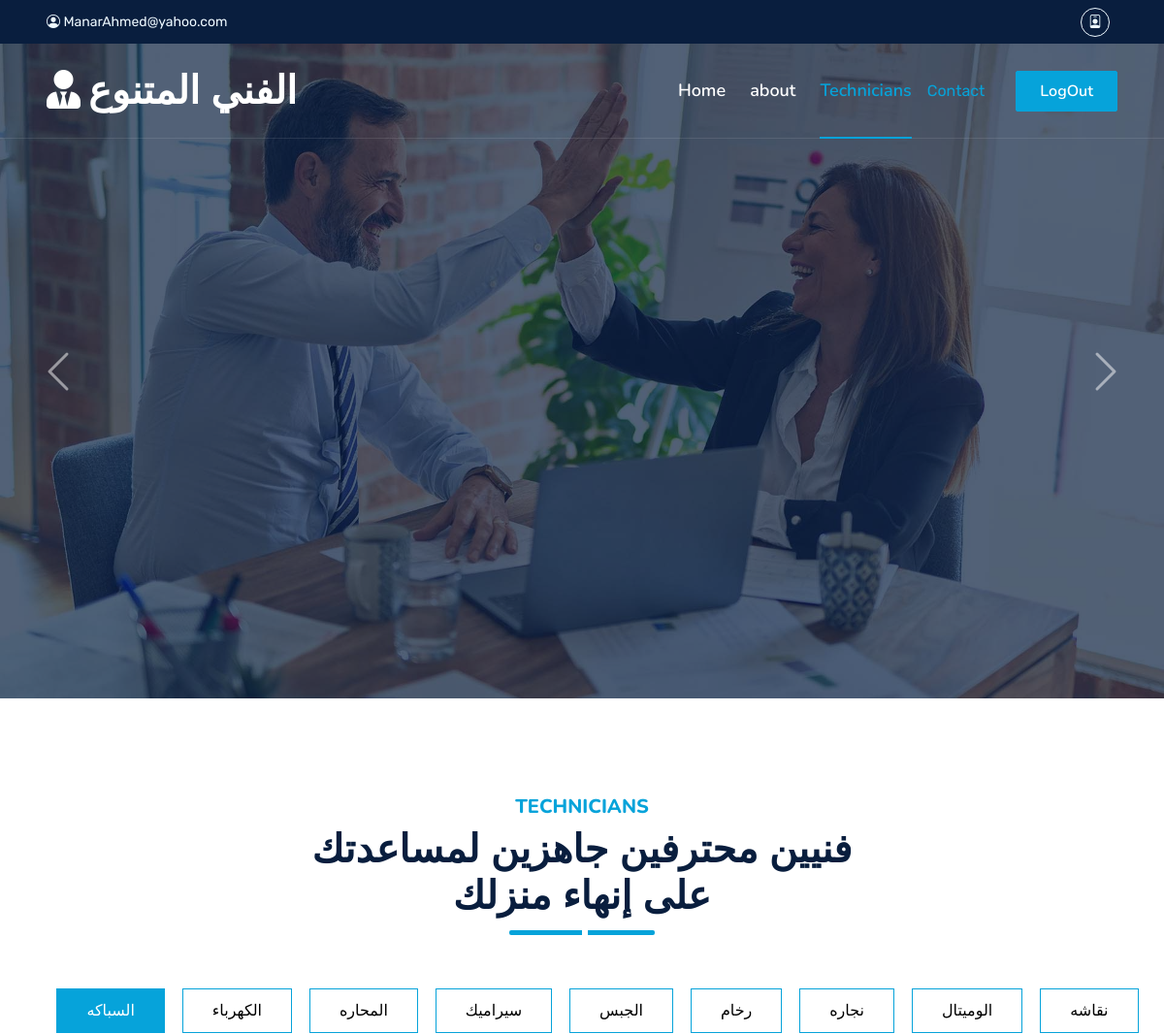
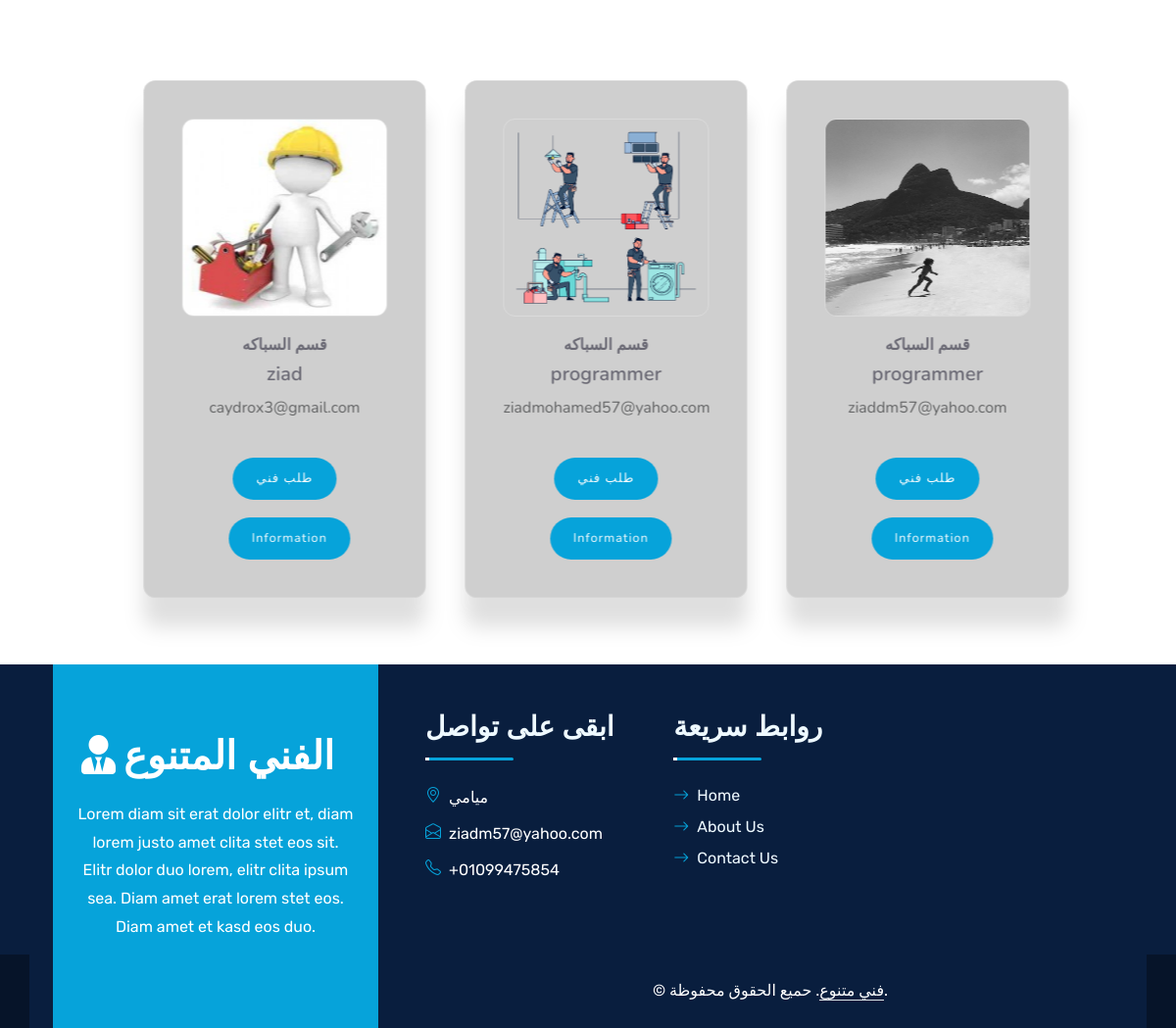
The app's page /choose_technical.php (signed in) with its own data (2 pictures, top to bottom).
### tables this page shows
CREATE TABLE `technical` (
  `id` int(11) NOT NULL,
  `firstName` varchar(255) NOT NULL,
  `lastName` varchar(255) NOT NULL,
  `email` varchar(255) NOT NULL,
  `pass` varchar(255) NOT NULL,
  `date` timestamp NOT NULL DEFAULT current_timestamp(),
  `type_of` varchar(255) NOT NULL,
  `phone` int(100) NOT NULL,
  `image` varchar(400) NOT NULL,
  `status` varchar(255) NOT NULL
);

### choose_technical.php (the view, shortened to what this page needs)
<?php
include 'conn.php';
$client_id = $_SESSION['client']['id'];
$sql = "SELECT * FROM `client` WHERE id='$client_id'";
$q = $conn->prepare($sql);
$q->execute();
$data_client = $q->fetch();
?>
<!DOCTYPE html>
<html lang="en">
<link href="https://cdn.jsdelivr.net/npm/bootstrap@5.3.0-alpha1/dist/css/bootstrap.min.css" rel="stylesheet">
<link rel="stylesheet" href="css/css.css">
<link href="https://cdnjs.cloudflare.com/ajax/libs/font-awesome/5.10.0/css/all.min.css" rel="stylesheet">
<link href="https://cdn.jsdelivr.net/npm/bootstrap-icons@1.4.1/font/bootstrap-icons.css" rel="stylesheet">
<link href="lib/owlcarousel/assets/owl.carousel.min.css" rel="stylesheet">
<link href="lib/animate/animate.min.css" rel="stylesheet">
<link href="css/bootstrap.min.css" rel="stylesheet">
<link rel="stylesheet" href="css/style_.css">
</head>
<body>
    <div class="container-fluid bg-dark px-5 d-none d-lg-block">
        <div class="row gx-0">
            <div class="col-lg-8 text-center text-lg-start mb-2 mb-lg-0">
                <div class="d-inline-flex align-items-center" style="height: 45px;">
                    <small class="text-light"><i class="bi bi-person-circle"></i> <?php echo $_SESSION['client']['email'] ?></small>
                </div>
            </div>
            <div class="col-lg-4 text-center text-lg-end">
                <div class="d-inline-flex align-items-center" style="height: 45px;">
                    <a class="btn btn-sm btn-outline-light btn-sm-square rounded-circle me-2" href="wait.php"><i class="bi bi-person-badge"></i></a>
                </div>
            </div>
        </div>
    </div>
    <div class="container-fluid position-relative p-0">
        <nav class="navbar navbar-expand-lg navbar-dark px-5 py-3 py-lg-0">
            <a href="home.php" class="navbar-brand p-0">
                <h1 class="m-0"><i class="fa fa-user-tie me-2"></i>الفني المتنوع</h1>
            </a>
            <div class="collapse navbar-collapse" id="navbarCollapse">
                <div class="navbar-nav ms-auto py-0">
                    <a href="home.php" class="nav-item nav-link">Home</a>
                    <a href="about.php" class="nav-item nav-link">about</a>
                    <a href="choose_technical.php" class="nav-item nav-link active">Technicians</a>
                </div>
                <a href="contact.php" class="nav-item nav-link">Contact</a>
            </div>
            <a href="index.php" class="btn btn-primary py-2 px-4 ms-3">LogOut</a>
    </div>
    <div id="header-carousel" class="carousel slide carousel-fade" data-bs-ride="carousel">
        <div class="carousel-inner">
            <div class="carousel-item active">
                <img class="w-100" src="img/carousel-1.jpg" alt="Image">
                <div class="carousel-caption d-flex flex-column align-items-center justify-content-center">
                </div>
            </div>
        </div>
        <button class="carousel-control-prev" type="button" data-bs-target="#header-carousel" data-bs-slide="prev">
            <span class="carousel-control-prev-icon" aria-hidden="true"></span>
        </button>
        <button class="carousel-control-next" type="button" data-bs-target="#header-carousel" data-bs-slide="next">
            <span class="carousel-control-next-icon" aria-hidden="true"></span>
        </button>
    </div>
    <main>
        <header class="row tm-welcome-section">
            <div class="section-title text-center position-relative pb-3 mb-5 mx-auto" style="max-width: 600px;">
                <h5 class="fw-bold text-primary text-uppercase">Technicians</h5>
                <h1 class="mb-0">فنيين محترفين جاهزين لمساعدتك على إنهاء منزلك</h1>
            </div>
        </header>
        <div class="tm-paging-links">
            <nav>
                <ul>
                    <li class="tm-paging-item"><a href="#" class="tm-paging-link active">السباكه</a></li>
                    <li class="tm-paging-item"><a href="#" class="tm-paging-link">الكهرباء</a></li>
                    <li class="tm-paging-item"><a href="#" class="tm-paging-link">المحاره</a></li>
                    <li class="tm-paging-item"><a href="#" class="tm-paging-link">سيراميك</a></li>
                    <li class="tm-paging-item"><a href="#" class="tm-paging-link">الجبس</a></li>
                    <li class="tm-paging-item"><a href="#" class="tm-paging-link">رخام</a></li>
                    <li class="tm-paging-item"><a href="#" class="tm-paging-link">نجاره</a></li>
                    <li class="tm-paging-item"><a href="#" class="tm-paging-link">الوميتال</a></li>
                    <li class="tm-paging-item"><a href="#" class="tm-paging-link">نقاشه</a></li>
                </ul>
            </nav>
        </div>
        <div id="tm-gallery-page-السباكه" class="tm-gallery-page">
            <?php
            $sql = "SELECT * FROM `technical` WHERE type_of='قسم السباكه'";
            $q = $conn->prepare($sql);
            $q->execute();
            $data = $q->fetchAll();
            foreach ($data as $data_technical) :
                echo "<div class='card1 tech_id' id='data-jason tech_id' style='width: 18rem;'>
                                                <div class='container_card'>
                                    <div class='wrapper'>
                                            <div class='banner-image'> <img  src='$data_technical[image]' width=100%></div>
                                            <h6 class='card-title'>$data_technical[type_of]</h6>
                                            <h5 class='card-title'>$data_technical[firstName]</h5>
                                            <p class='card-text'>$data_technical[email]</p>
                         </div>
                            <div class='button-wrapper'>
                                         <button class='add btn_card  button-wrapper' client_id='$data_client[id]' data-id='$data_technical[id]'>طلب فني</button>
                                        <button data-id='$data_technical[id]' class=' btn_card  button-wrapper  view_btn'>Information</button>
                                </div>
                            </div>
                        </div>
                    ";
            endforeach;
            ?>
        </div>
    </main>
    <div class="container-fluid bg-dark text-light mt-5 wow fadeInUp" data-wow-delay="0.1s">
        <div class="container">
            <div class="row gx-5">
                <div class="col-lg-4 col-md-6 footer-about">
                    <div class="d-flex flex-column align-items-center justify-content-center text-center h-100 bg-primary p-4">
                        <a href="home.php" class="navbar-brand">
                            <h1 class="m-0 text-white"><i class="fa fa-user-tie me-2"></i>الفني المتنوع</h1>
                        </a>
                        <p class="mt-3 mb-4" style="color:white;">Lorem diam sit erat dolor elitr et, diam lorem justo amet clita stet eos
                            sit. Elitr dolor duo lorem, elitr clita ipsum sea. Diam amet erat lorem stet eos. Diam amet
                            et kasd eos duo.</p>
                    </div>
                </div>
                <div class="col-lg-8 col-md-6">
                    <div class="row gx-5">
                        <div class="col-lg-4 col-md-12 pt-5 mb-5">
                            <div class="section-title section-title-sm position-relative pb-3 mb-4">
                                <h3 class="text-light mb-0">ابقى على تواصل</h3>
                            </div>
                            <div class="d-flex mb-2">
                                <i class="bi bi-geo-alt text-primary me-2"></i>
                                <p class="mb-0" style="color:white;">ميامي</p>
                            </div>
                            <div class="d-flex mb-2">
                                <i class="bi bi-envelope-open text-primary me-2"></i>
                                <p class="mb-0" style="color:white;">ziadm57@yahoo.com</p>
                            </div>
                            <div class="d-flex mb-2">
                                <i class="bi bi-telephone text-primary me-2"></i>
                                <p class="mb-0" style="color:white;">+01099475854</p>
                            </div>
                        </div>
                        <div class="col-lg-4 col-md-12 pt-0 pt-lg-5 mb-5">
                            <div class="section-title section-title-sm position-relative pb-3 mb-4">
                                <h3 class="text-light mb-0">روابط سريعة</h3>
                            </div>
                            <div class="link-animated d-flex flex-column justify-content-start">
                                <a class="text-light mb-2" href="home.php"><i class="bi bi-arrow-right text-primary me-2"></i>Home</a>
                                <a class="text-light mb-2" href="about.php"><i class="bi bi-arrow-right text-primary me-2"></i>About Us</a>
                                <a class="text-light" href="contact.php"><i class="bi bi-arrow-right text-primary me-2"></i>Contact Us</a>
                            </div>
                        </div>
                    </div>
                </div>
            </div>
        </div>
    </div>
    <div class="container-fluid text-white" style="background: #061429;">
        <div class="container text-center">
            <div class="row justify-content-end">
                <div class="col-lg-8 col-md-6">
                    <div class="d-flex align-items-center justify-content-center" style="height: 75px;">
                        <p class="mb-0" style="color:white;">&copy; <a class="text-white border-bottom" href="#">فني متنوع</a>. حميع الحقوق محفوظة.
                        </p>
                    </div>
                </div>
            </div>
        </div>
    </div>
</body>
</html>

### css/css.css (style rules this page uses)
ul, nav, body, h1, h2, h4, h6, p, figure { margin: 0; padding: 0; }
a, button { transition: all 0.3s ease; }
html { box-sizing: border-box; -ms-overflow-style: scrollbar; }
*, *::before, *::after { box-sizing: inherit; }
.container { width: 100%; max-width: 1200px; margin-right: auto; margin-left: auto; }
.row { display: -ms-flexbox; display: flex; -ms-flex-wrap: wrap; flex-wrap: wrap; margin-left: -15px; margin-right: -15px; }
.col-lg-3, .col-lg-4, .col-lg-6, .col-md-4, .col-md-6, .col-sm-6, .col-12 { position: relative; width: 100%; padding-right: 15px; padding-left: 15px; }
@media (min-width: 768px) { .col-md-6 { -ms-flex: 0 0 50%; flex: 0 0 50%; max-width: 50%; } }
@media (min-width: 992px) { .col-lg-4 { -ms-flex: 0 0 33.333333%; flex: 0 0 33.333333%; max-width: 33.333333%; } }
.text-center { text-align: center; }
body { font-family: 'Open Sans', Arial, sans-serif; font-size: 17px; background-color: #ccc; overflow-x: hidden; }
.container { background-color: white; }
p, address { color: #626364; line-height: 1.8; }
.tm-welcome-section { margin: 60px auto; max-width: 655px; }
.tm-gallery-page { max-width: 280px; margin-left: auto; margin-right: auto; display: -ms-flexbox; display: flex; -ms-flex-wrap: wrap; flex-wrap: wrap; }
@media (min-width: 576px) { .tm-gallery-page { max-width: 560px; } }
@media (min-width: 768px) { .tm-gallery-page, .tm-section, .tm-container-inner, .tm-container-inner-2 { max-width: 840px; } }
@media (min-width: 992px) { .tm-gallery-page, .tm-section { max-width: 1120px; } }
.tm-paging-links { text-align: center; margin-bottom: 40px; }
.tm-paging-item { list-style: none; display: inline-block; border: 1px solid #2F956D; margin: 7px; }
.tm-paging-link { padding: 10px 30px; display: flex; align-items: center; justify-content: center; text-decoration: none; color: #2F956D; background-color: transparent; }
.tm-paging-link.active, .tm-paging-link:hover { background-color: #2F956D; color: white; }

### choose_technical.php (style rules this page uses)
body { background-color: white; }
.tm-paging-link { padding: 10px 30px; display: flex; align-items: center; justify-content: center; text-decoration: none; background-color: rgba(9, 30, 62, .7); color: black; background-color: transparent; }
.tm-paging-link.active, .tm-paging-link:hover { background-color: #06A3DA; color: white; }
.tm-paging-item { list-style: none; display: inline-block; border: 1px solid #06A3DA; margin: 7px; }
header.row.tm-welcome-section { display: flex; margin-right: 300px; justify-content: center; align-items: center; justify-items: center; }
header.row.tm-welcome-section { display: contents; margin: 30px; justify-content: center; align-items: center; justify-items: center; }
.container { background: #091E3E; color: while; }
.section-title.text-center.position-relative.pb-3.mb-5.mx-auto { margin: 100px; }
.tm-paging-links { text-align: center; margin-bottom: 40px; display: flex; justify-content: center; align-items: center; }
.tm-gallery-page, .tm-section { max-width: 1120px; }
@media (min-width:1110px) { div#data-jason\ tech_id { margin: 20px; transform: translate(30%); } }
@media (min-width: 723px) { div#data-jason\ tech_id { margin: 20px; transform: translate(50%); } }
@media (min-width: 578px) { div#data-jason\ tech_id { margin: 20px; transform: translate(50%); } }
@media (min-width: 576px) { div#data-jason\ tech_id { margin: 20px; transform: translate(30%); } }
.container_card { backdrop-filter: blur(16px) saturate(180%); -webkit-backdrop-filter: blur(16px) saturate(180%); background-color: rgb(207 207 207); border-radius: 12px; border: 1px solid rgba(255, 255, 255, 0.125); padding: 38px; filter: drop-shadow(0 30px 10px rgba(0, 0, 0, 0.125)); display: flex; flex-direction: column; align-items: center; justify-content: center; text-align: center; font-family: 'Nunito', sans-serif; }
.wrapper { width: 100%; height: 100%; overflow: hidden; }
.banner-image { overflow: hidden; background-size: auto; max-height: 300px; max-width: 500px; border-radius: 12px; background-repeat: no-repeat; border: 1px solid rgba(255, 255, 255, 0.255); margin-bottom: 20px; }
.banner-image img, svg { vertical-align: middle; height: 200px; transition: all .2s; }
.button-wrapper { margin-top: 18px; }
.btn_card { border: none; padding: 12px 24px; border-radius: 24px; font-size: 12px; font-size: 0.8rem; letter-spacing: 1px; cursor: pointer; background-color: #06a3da; }
.btn_card+.btn_card { margin-left: 10px; }

### records on screen
technical: image (picture), type_of "قسم السباكه", firstName "ziad", email "caydrox3@gmail.com"
technical: image (picture), type_of "قسم السباكه", firstName "programmer", email "ziadmohamed57@yahoo.com"
technical: image (picture), type_of "قسم السباكه", firstName "programmer", email "ziaddm57@yahoo.com"

### other values on screen
$_SESSION['client']['email'] "ManarAhmed@yahoo.com"
